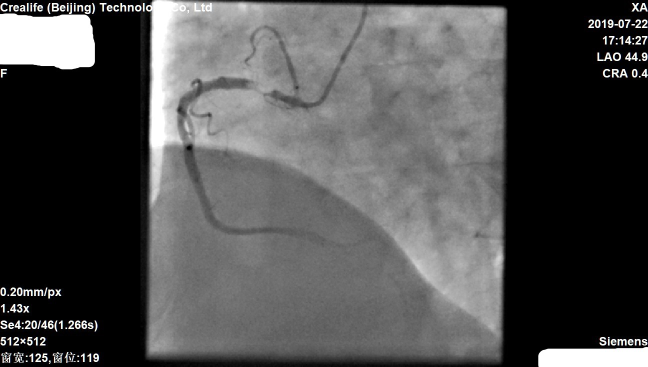
#> input picture input/R_LAO.jpg, 1296 x 734 px (shown at 1/2 size)
$ jupyter execute --allow-errors '20 图片处理基础.ipynb'
#> lines starting #> are read from the running program, lines starting #| are printed output that depends on the picture
# 一、Matplotlib图片处理
        （导入/裁切/缩放/灰度/保存）

[cell 1]
import numpy as np
import matplotlib.pyplot as plt
from matplotlib import image

[cell 2]
img = image.imread("input/R_LAO.jpg")
#> img is the input picture: shape (734, 1296, 3); mean R, G, B 79.9, 79.9, 79.9

[cell 3]
plt.imshow(img)

[cell 4]
img

[cell 5]
img.shape
#> Out = (734, 1296, 3)

[cell 6]
(1296-734)/2

[cell 7]
281+734

[cell 8]
img_new = img[:,281:1015]
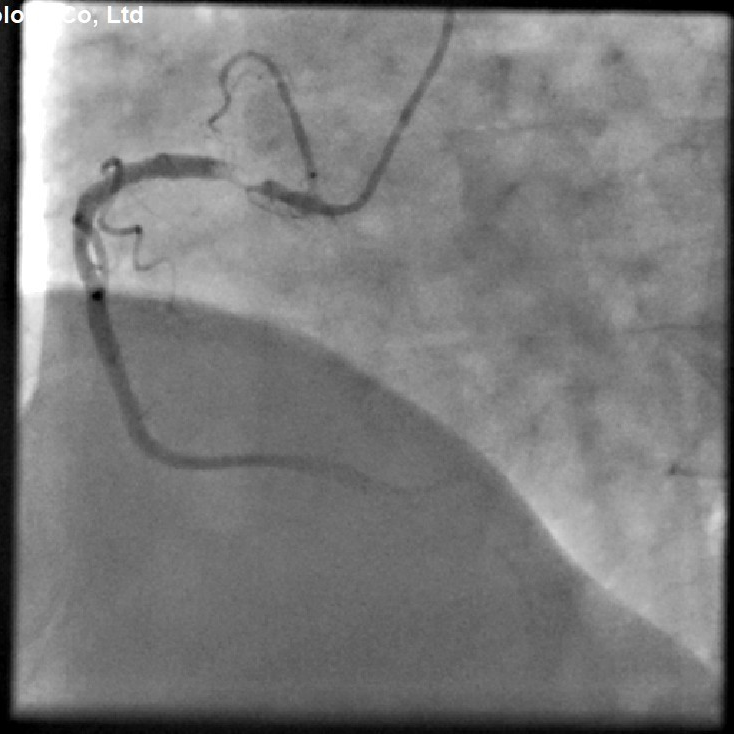
#> img_new: shape (734, 734, 3); mean R, G, B 123, 123, 123

[cell 9]
img_new.shape
#> Out = (734, 734, 3)

[cell 10]
plt.imshow(img_new)

[cell 11]
img_small = img_new[::2,::2]

[cell 12]
img_small.shape
#> Out = (367, 367, 3)

[cell 13]
plt.imshow(img_small)

[cell 14]
gravity= np.array([0.299,0.587,0.114])
img_gray = np.dot(img_small, gravity)

[cell 15]
img_gray.shape
#> Out = (367, 367)

[cell 16]
plt.imshow(img_gray, cmap="gray")

[cell 17]
image.imsave('output/R_LAO_mtp.jpg',img_gray, cmap="gray")

[cell 18]
img_ = image.imread("output/R_LAO_mtp.jpg")
img_.shape
#> Out = (367, 367, 3)

# 二、PIL图片处理

[cell 19]
import PIL
from PIL import Image

[cell 20]
im = Image.open("input/R_LAO.jpg")

[cell 21]
im

[cell 22]
im_new = im.crop((281,0,1015,734))
im_new

[cell 23]
im_small = im_new.resize((367,367))
im_small

[cell 24]
im_gray = im_small.convert(mode = "L")
im_gray

[cell 25]
im_gray = np.array(im_gray)

[cell 26]
im_gray

[cell 27]
im_gray.shape
#> Out = (367, 367)
